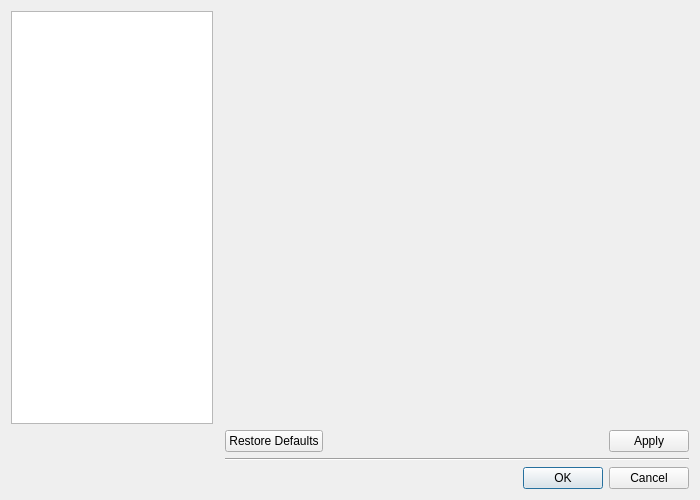
<?xml version="1.0" encoding="UTF-8"?>
<ui version="4.0">
 <class>PreferencesDialog</class>
 <widget class="QDialog" name="PreferencesDialog">
  <property name="geometry">
   <rect>
    <x>0</x>
    <y>0</y>
    <width>700</width>
    <height>500</height>
   </rect>
  </property>
  <property name="windowTitle">
   <string>Preferences</string>
  </property>
  <layout class="QGridLayout" name="gridLayout">
   <item row="4" column="2">
    <widget class="QDialogButtonBox" name="buttonBox">
     <property name="orientation">
      <enum>Qt::Horizontal</enum>
     </property>
     <property name="standardButtons">
      <set>QDialogButtonBox::Cancel|QDialogButtonBox::Ok</set>
     </property>
    </widget>
   </item>
   <item row="0" column="1" colspan="2">
    <widget class="QScrollArea" name="pageArea">
     <property name="frameShape">
      <enum>QFrame::NoFrame</enum>
     </property>
     <property name="frameShadow">
      <enum>QFrame::Sunken</enum>
     </property>
     <property name="widgetResizable">
      <bool>true</bool>
     </property>
     <widget class="QWidget" name="scrollAreaWidgetContents">
      <property name="geometry">
       <rect>
        <x>0</x>
        <y>0</y>
        <width>474</width>
        <height>415</height>
       </rect>
      </property>
      <layout class="QHBoxLayout" name="horizontalLayout">
       <item>
        <layout class="QVBoxLayout" name="scrollAreaVerticalLayout"/>
       </item>
      </layout>
     </widget>
    </widget>
   </item>
   <item row="2" column="2">
    <widget class="QDialogButtonBox" name="buttonBox_2">
     <property name="layoutDirection">
      <enum>Qt::LeftToRight</enum>
     </property>
     <property name="autoFillBackground">
      <bool>false</bool>
     </property>
     <property name="standardButtons">
      <set>QDialogButtonBox::Apply|QDialogButtonBox::RestoreDefaults</set>
     </property>
    </widget>
   </item>
   <item row="3" column="2">
    <widget class="Line" name="line">
     <property name="orientation">
      <enum>Qt::Horizontal</enum>
     </property>
    </widget>
   </item>
   <item row="0" column="0">
    <widget class="QListWidget" name="listWidget">
     <property name="maximumSize">
      <size>
       <width>202</width>
       <height>16777215</height>
      </size>
     </property>
     <property name="spacing">
      <number>5</number>
     </property>
    </widget>
   </item>
  </layout>
 </widget>
 <resources/>
 <connections>
  <connection>
   <sender>buttonBox</sender>
   <signal>accepted()</signal>
   <receiver>PreferencesDialog</receiver>
   <slot>accept()</slot>
   <hints>
    <hint type="sourcelabel">
     <x>248</x>
     <y>254</y>
    </hint>
    <hint type="destinationlabel">
     <x>157</x>
     <y>274</y>
    </hint>
   </hints>
  </connection>
  <connection>
   <sender>buttonBox</sender>
   <signal>rejected()</signal>
   <receiver>PreferencesDialog</receiver>
   <slot>reject()</slot>
   <hints>
    <hint type="sourcelabel">
     <x>316</x>
     <y>260</y>
    </hint>
    <hint type="destinationlabel">
     <x>286</x>
     <y>274</y>
    </hint>
   </hints>
  </connection>
 </connections>
</ui>
